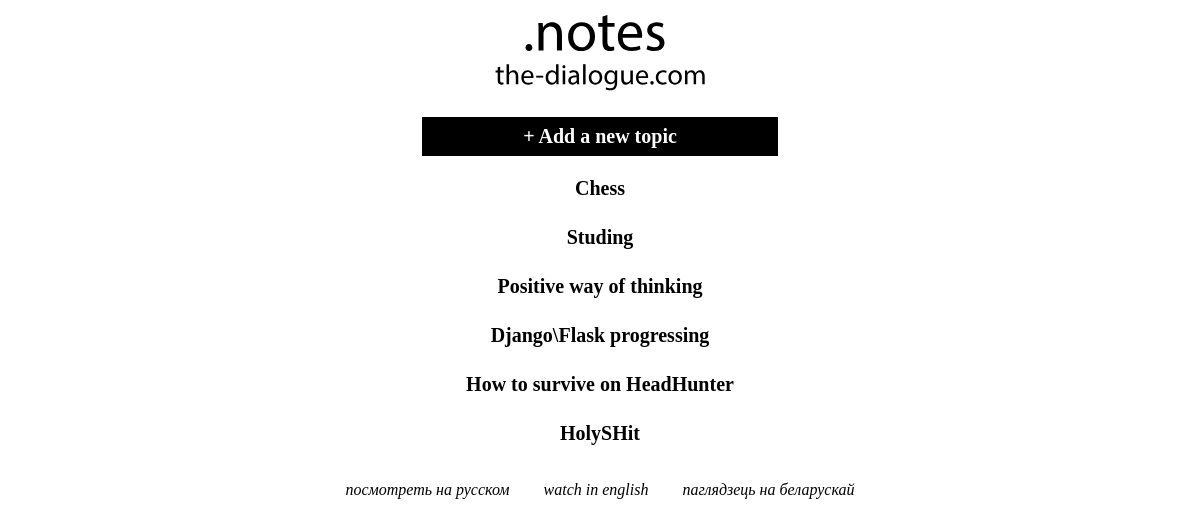
Page /topics/ (signed in) on the earlier database version.
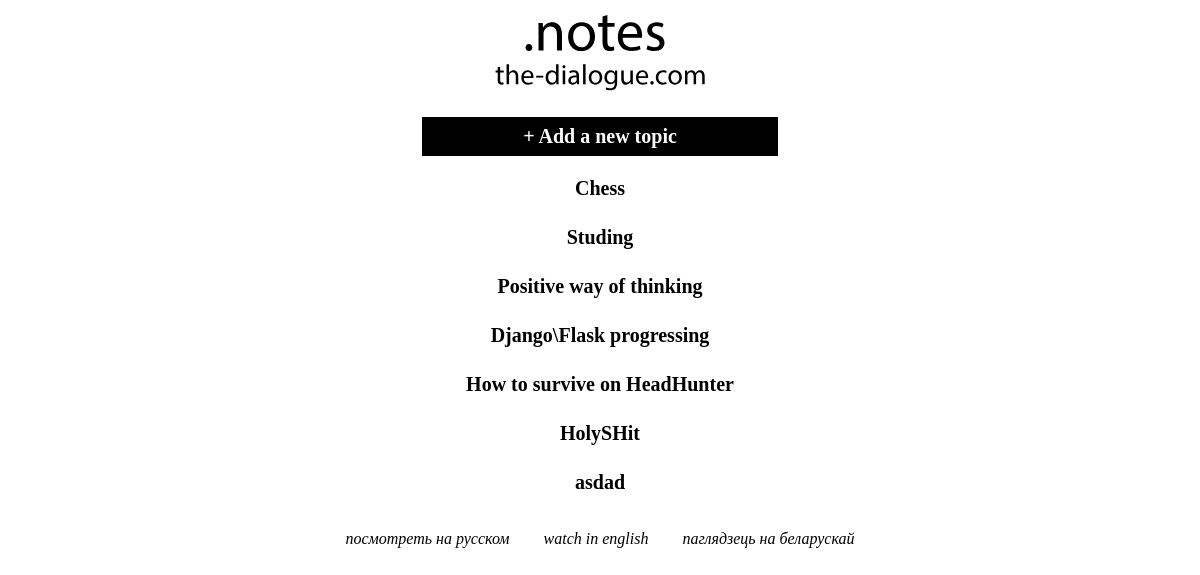
Same page on the later database version.
### notes_app/models.py (models this page shows)
class Topic(models.Model):
	text = models.CharField(max_length=200)
	date_added = models.DateTimeField(auto_now_add=True)
	owner = models.ForeignKey(User, on_delete=models.CASCADE)
	def __str__(self):
		return self.text

### notes_app/views.py (the view)
# urls.py: url(r'^topics/$', views.topics, name='topics'),
@login_required
def topics(request):
	topics = Topic.objects.filter(owner=request.user).order_by('date_added')
	context = {'topics': topics}
	return render(request, 'notes_app/topics.html', context)

### notes_app/templates/notes_app/topics.html
{% extends 'notes_app/base.html' %}
{% block content %}
{% load static %}
<link rel="stylesheet" media="all" href="{% static 'notes_app/css/topics.css' %}" type="text/css">
<link rel="stylesheet" media="all" href="{% static 'notes_app/css/index.css' %}" type="text/css">
<a class='topics_link' href='{% url "notes_app:new_topic"  %}'>+ Add a new topic</a>
<p>
	{% for topic in topics %}
		<p>
			<a id='topic' href="{% url 'notes_app:topic' topic.id %}">{{ topic }}</a>
		</p>
	{% empty %}
		<li>No topics have been added yet.</li>
	{% endfor %}
</p>
{% endblock content %}

Differences in the rows shown:
added Topic: text "asdad"
